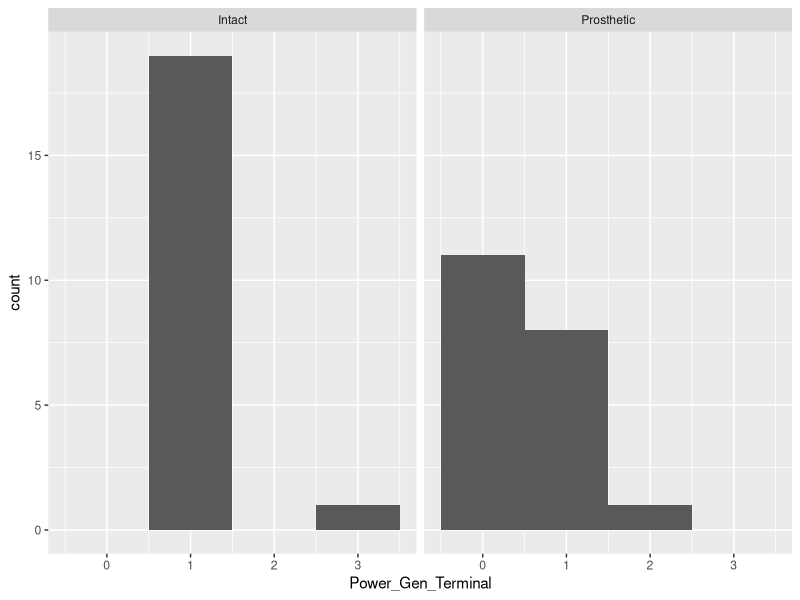
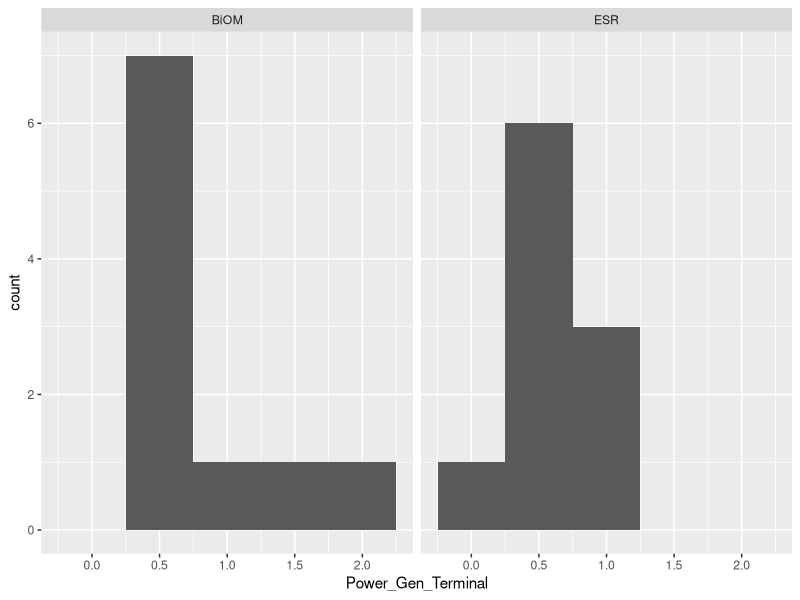
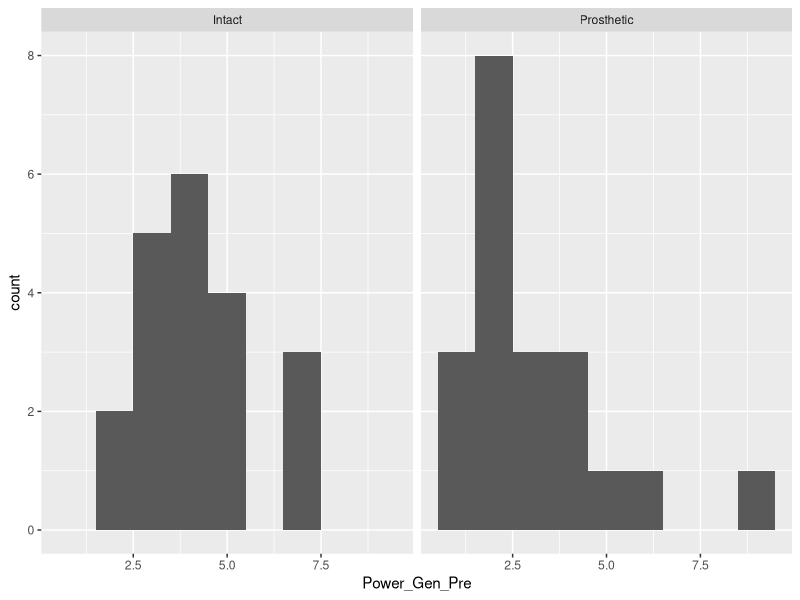
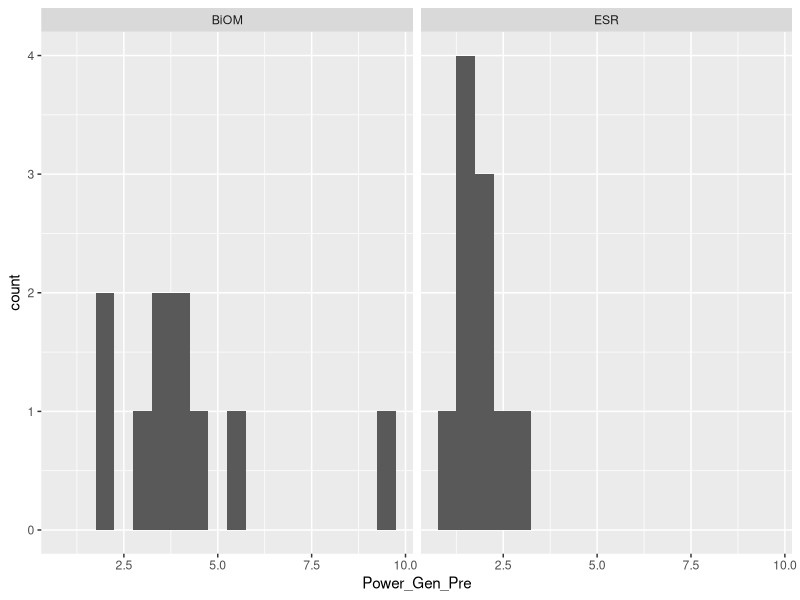
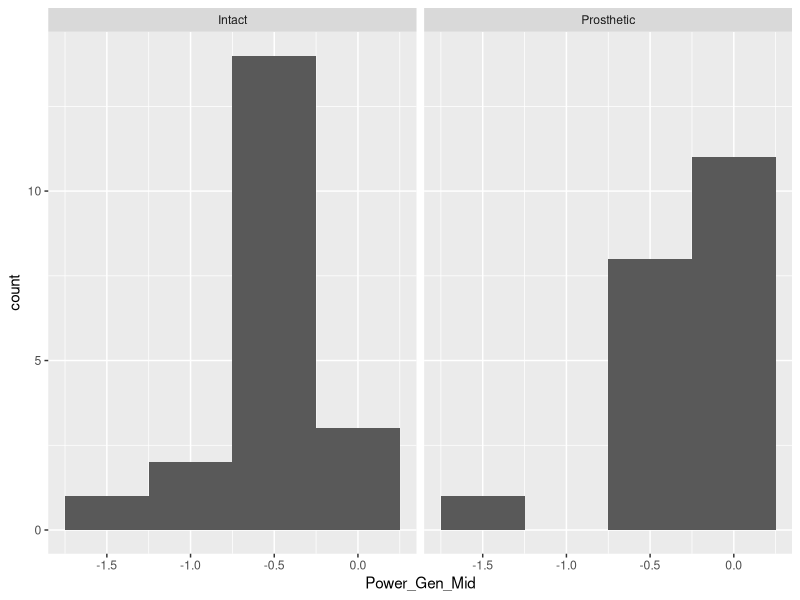
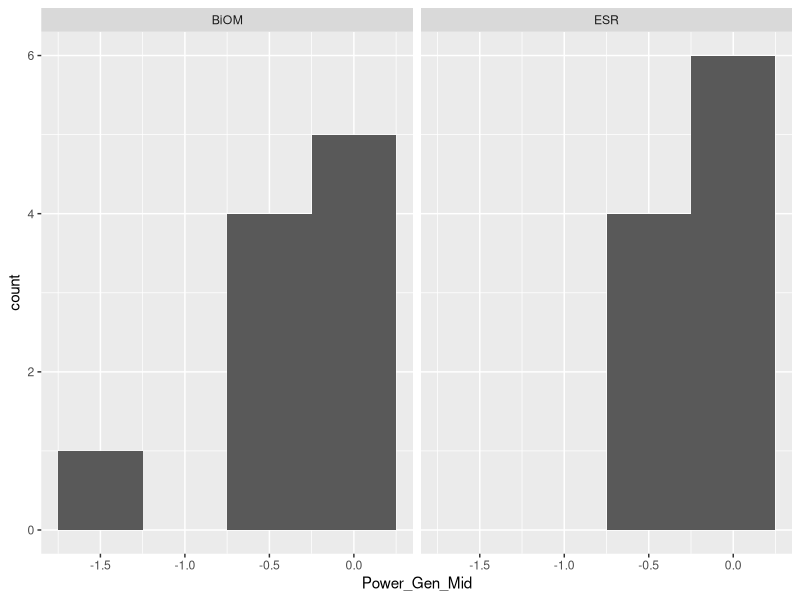
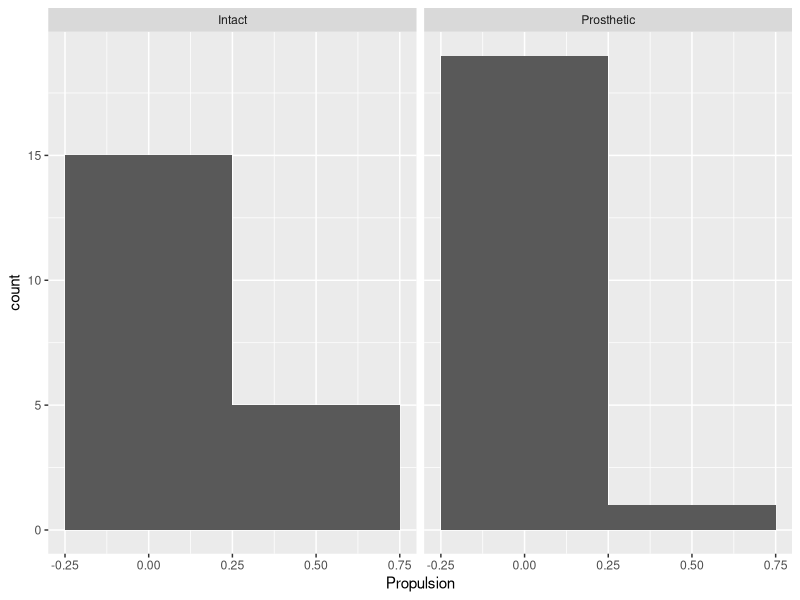
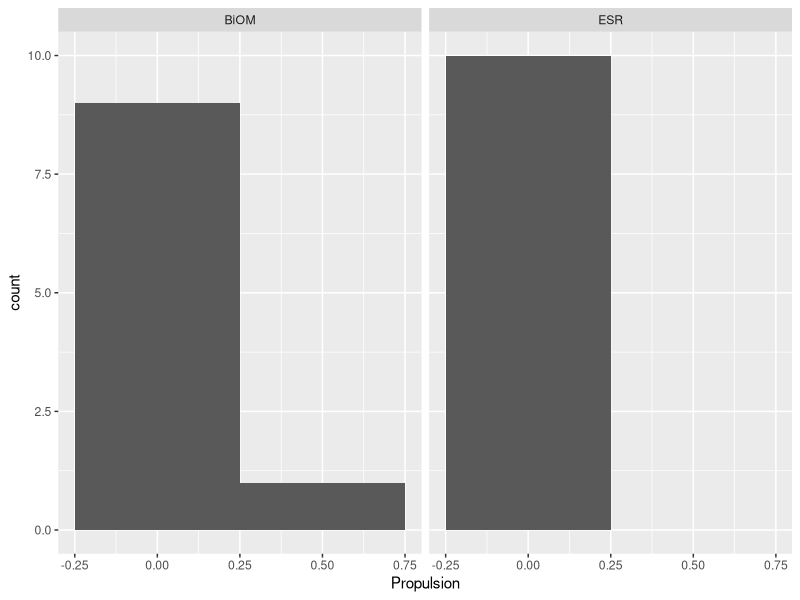

R code for these plots, in order: (Note: this script raises an error after producing the figures.)
## ---- chunk 1
# clear R's environment
rm(list = ls())

# upload the libraries that we will need for this analysis
library(ggplot2)
library(dplyr)
library(here)
library(ggfortify)
## ---- chunk 2
# import data set using read.csv() and stringsAsFactors = TRUE to import the categorical data as factors with levels that we can look at
DF <- read.csv(here("Data", "prosthetic_analysis.csv"), stringsAsFactors = TRUE)

# take an initial look at the structure of the data set
glimpse(DF)
## ---- chunk 3
# select the data that we want from the current data set
DF_refined <- DF %>% select(c("Subject", "Session", "Side", "Slope","Power.Gen...Preswing", "Power.Gen...Midstance", "Power.Gen...Terminal.stance", "Propulsion", "Braking", "Velocity" ))
## ---- chunk 4
# clean up the column headers
names(DF_refined) <- c("Subject", "Session", "Side", "Slope", "Power_Gen_Pre", "Power_Gen_Mid", "Power_Gen_Terminal", "Propulsion", "Braking", "Velocity")
## ---- chunk 5
# remove the calibration data
DF_refined <- DF_refined %>%
  filter(Side == "Prosthetic" | Side == "Intact")
## ---- chunk 6
# run a summary of the data to draw some basic stats and look for outliers
summary(DF_refined)
## ---- chunk 7
# make a histogram of the Power_Gen_Terminal
ggplot(DF_refined, aes(x = Power_Gen_Terminal))+
    geom_histogram(binwidth = 1)+
    facet_wrap(~Side)
## ---- chunk 8
# make a histogram of the Power_Gen_Terminal based on prosthetic type
ggplot(filter(DF_refined, Side == "Prosthetic"), aes(x = Power_Gen_Terminal))+
    geom_histogram(binwidth = 0.5)+
    facet_wrap(~Session)
## ---- chunk 9
# make a histogram of the Power_Gen_Pres
ggplot(DF_refined, aes(x = Power_Gen_Pre))+
    geom_histogram(binwidth = 1)+
    facet_wrap(~Side)
## ---- chunk 10
# make a histogram of the Power_Gen_Pre based on prosthetic type
ggplot(filter(DF_refined, Side == "Prosthetic"), aes(x = Power_Gen_Pre))+
    geom_histogram(binwidth = 0.5)+
    facet_wrap(~Session)
## ---- chunk 11
# make a histogram of the Power_Gen_Mid
ggplot(DF_refined, aes(x = Power_Gen_Mid))+
    geom_histogram(binwidth = 0.5)+
    facet_wrap(~Side)
## ---- chunk 12
# make a histogram of the Power_Gen_Mid based on prosthetic type
ggplot(filter(DF_refined, Side == "Prosthetic"), aes(x = Power_Gen_Mid))+
    geom_histogram(binwidth = 0.5)+
    facet_wrap(~Session)
## ---- chunk 13
# use histogram to look at the propulsion data
ggplot(DF_refined, aes(x = Propulsion))+
    geom_histogram(binwidth = 0.5)+
    facet_wrap(~Side)
## ---- chunk 14
# make a histogram of the propulsion based on prosthetic type
ggplot(filter(DF_refined, Side == "Prosthetic"), aes(x = Propulsion))+
    geom_histogram(binwidth = 0.5)+
    facet_wrap(~Session)
## ---- chunk 15
# use a histogram to look at the spread of the braking data
ggplot(DF_refined, aes(x = Braking))+
    geom_histogram(binwidth = 0.5)+
    facet_wrap(~Side)
## ---- chunk 16
# make a histogram of the braking based on prosthetic type
ggplot(filter(DF_refined, Side == "Prosthetic"), aes(x = Braking))+
    geom_histogram(binwidth = 0.5)+
    facet_wrap(~Session)
## ---- chunk 17
# use a boxplot to look at the spread of the velocity data
ggplot(DF_refined, aes(x = Side, y = Velocity)) +
geom_boxplot()+
  geom_point(size = 3, colour = 'lightgrey', alpha = 0.5)
  
  
## ---- chunk 18
# make a histogram of the velocity based on prosthetic type
ggplot(filter(DF_refined, Side == "Prosthetic"), aes(x = Velocity))+
    geom_histogram(binwidth = 0.5)+
    facet_wrap(~Session)
## ---- chunk 19
# save the processed data
write.csv(DF_refined, here("Data", "Processed", "processed_prosthetic_analysis.csv"), row.names = FALSE)
